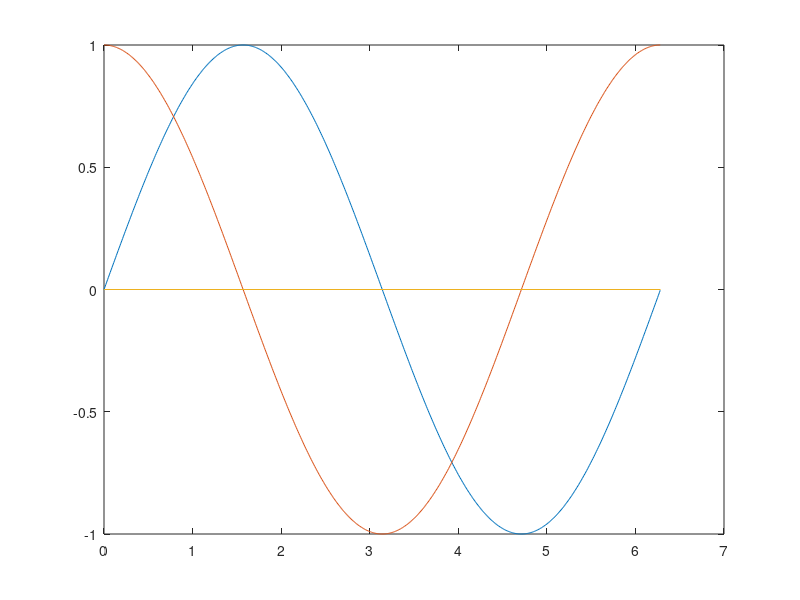

Here is the MATLAB script that generated this plot:
clear; clc; close all;

x = 0:0.01:2*pi;
delx = 0.00001;
y = sin(x);
plot(x, y);
hold on
ydash = (sin(x+delx) - sin(x))/delx;
plot(x, ydash);
hold on
plot([0 2*pi], [0 0])
